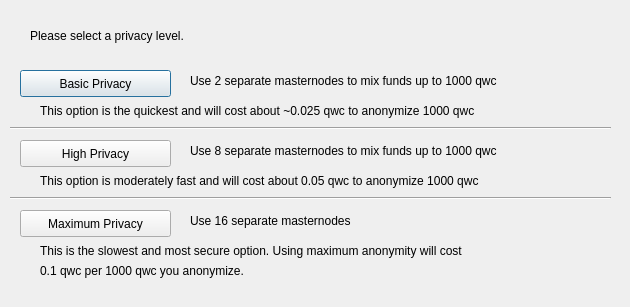
<?xml version="1.0" encoding="UTF-8"?>
<ui version="4.0">
 <class>DarksendConfig</class>
 <widget class="QDialog" name="DarksendConfig">
  <property name="geometry">
   <rect>
    <x>0</x>
    <y>0</y>
    <width>630</width>
    <height>307</height>
   </rect>
  </property>
  <property name="windowTitle">
   <string>Configure PrivateSend</string>
  </property>
  <widget class="QPushButton" name="buttonBasic">
   <property name="geometry">
    <rect>
     <x>20</x>
     <y>70</y>
     <width>151</width>
     <height>27</height>
    </rect>
   </property>
   <property name="text">
    <string>Basic Privacy</string>
   </property>
  </widget>
  <widget class="QPushButton" name="buttonHigh">
   <property name="geometry">
    <rect>
     <x>20</x>
     <y>140</y>
     <width>151</width>
     <height>27</height>
    </rect>
   </property>
   <property name="text">
    <string>High Privacy</string>
   </property>
  </widget>
  <widget class="QPushButton" name="buttonMax">
   <property name="geometry">
    <rect>
     <x>20</x>
     <y>210</y>
     <width>151</width>
     <height>27</height>
    </rect>
   </property>
   <property name="text">
    <string>Maximum Privacy</string>
   </property>
  </widget>
  <widget class="QLabel" name="label">
   <property name="geometry">
    <rect>
     <x>30</x>
     <y>20</y>
     <width>571</width>
     <height>31</height>
    </rect>
   </property>
   <property name="text">
    <string>Please select a privacy level.</string>
   </property>
  </widget>
  <widget class="QLabel" name="label_2">
   <property name="geometry">
    <rect>
     <x>190</x>
     <y>70</y>
     <width>421</width>
     <height>21</height>
    </rect>
   </property>
   <property name="text">
    <string>Use 2 separate masternodes to mix funds up to 1000 qwc</string>
   </property>
  </widget>
  <widget class="QLabel" name="label_3">
   <property name="geometry">
    <rect>
     <x>190</x>
     <y>140</y>
     <width>411</width>
     <height>21</height>
    </rect>
   </property>
   <property name="text">
    <string>Use 8 separate masternodes to mix funds up to 1000 qwc</string>
   </property>
  </widget>
  <widget class="QLabel" name="label_4">
   <property name="geometry">
    <rect>
     <x>190</x>
     <y>210</y>
     <width>421</width>
     <height>21</height>
    </rect>
   </property>
   <property name="text">
    <string>Use 16 separate masternodes</string>
   </property>
  </widget>
  <widget class="QLabel" name="label_6">
   <property name="geometry">
    <rect>
     <x>40</x>
     <y>100</y>
     <width>561</width>
     <height>21</height>
    </rect>
   </property>
   <property name="text">
    <string>This option is the quickest and will cost about ~0.025 qwc to anonymize 1000 qwc</string>
   </property>
  </widget>
  <widget class="QLabel" name="label_7">
   <property name="geometry">
    <rect>
     <x>40</x>
     <y>170</y>
     <width>561</width>
     <height>21</height>
    </rect>
   </property>
   <property name="text">
    <string>This option is moderately fast and will cost about 0.05 qwc to anonymize 1000 qwc</string>
   </property>
  </widget>
  <widget class="QLabel" name="label_8">
   <property name="geometry">
    <rect>
     <x>40</x>
     <y>240</y>
     <width>561</width>
     <height>21</height>
    </rect>
   </property>
   <property name="text">
    <string>This is the slowest and most secure option. Using maximum anonymity will cost</string>
   </property>
  </widget>
  <widget class="QLabel" name="label_9">
   <property name="geometry">
    <rect>
     <x>40</x>
     <y>260</y>
     <width>561</width>
     <height>21</height>
    </rect>
   </property>
   <property name="text">
    <string>0.1 qwc per 1000 qwc you anonymize.</string>
   </property>
  </widget>
  <widget class="Line" name="line">
   <property name="geometry">
    <rect>
     <x>10</x>
     <y>120</y>
     <width>601</width>
     <height>16</height>
    </rect>
   </property>
   <property name="orientation">
    <enum>Qt::Horizontal</enum>
   </property>
  </widget>
  <widget class="Line" name="line_2">
   <property name="geometry">
    <rect>
     <x>10</x>
     <y>190</y>
     <width>601</width>
     <height>16</height>
    </rect>
   </property>
   <property name="orientation">
    <enum>Qt::Horizontal</enum>
   </property>
  </widget>
 </widget>
 <resources/>
 <connections/>
</ui>
